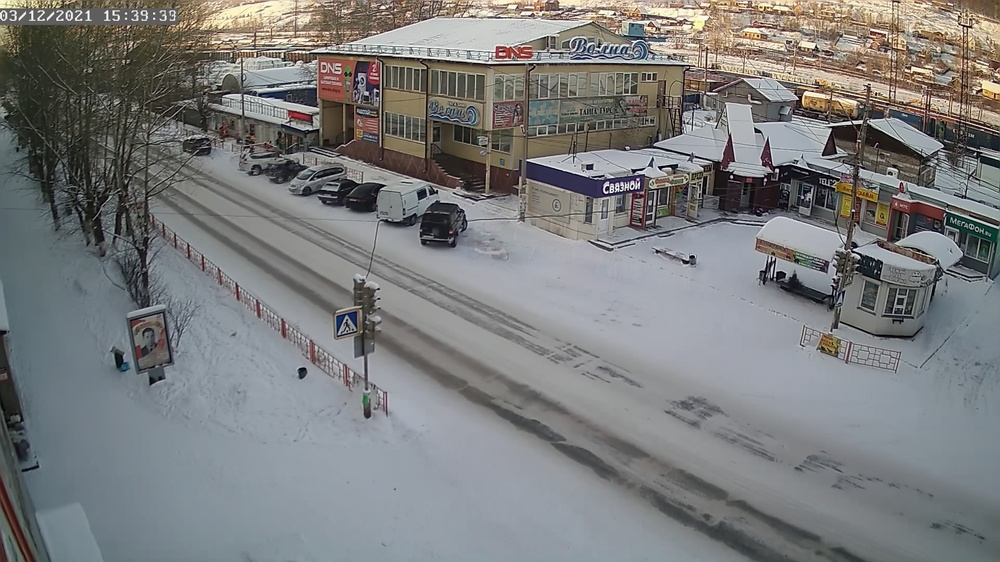
#> input picture history/frame_back.jpg, 1000 x 562 px, shrunk from 1920 x 1080 before the run
$ python merge.py
#> lines starting #> are read from the running program, lines starting #| are printed output that depends on the picture
import cv2

def merge():
    first_frame = cv2.imread('frame_back.jpg')
#> first_frame is the input picture: shape (562, 1000, 3); mean B, G, R 124.7, 124.6, 123.6
    color_image = cv2.imread('frame_.jpg')
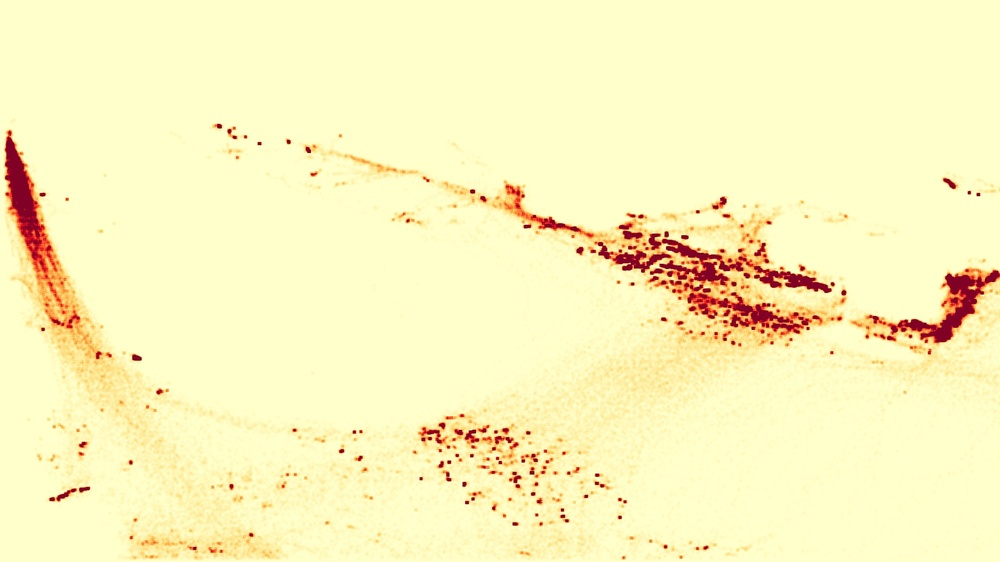
#> input picture history/frame_.jpg, 1000 x 562 px, shrunk from 1920 x 1080 before the run
#> color_image is the input picture: shape (562, 1000, 3); mean B, G, R 190, 244.5, 251.8

    # [7 lines of commented-out code are left out]

    result_overlay = cv2.addWeighted(first_frame, 0.7, color_image, 0.7, 0)
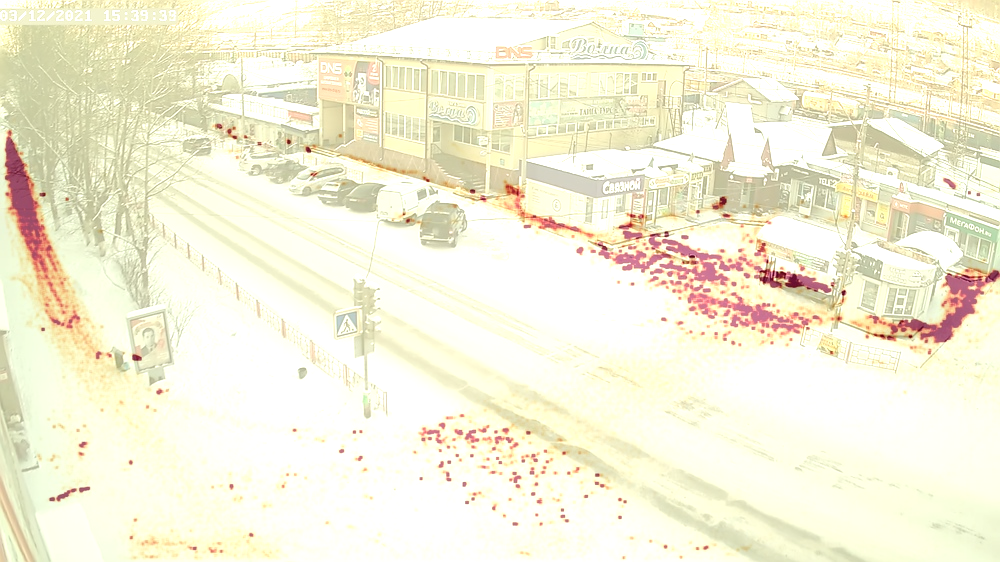
#> result_overlay: shape (562, 1000, 3); mean B, G, R 218.3, 241.7, 245.3

    cv2.imwrite('frame_back_fin.jpg', result_overlay)
merge()
